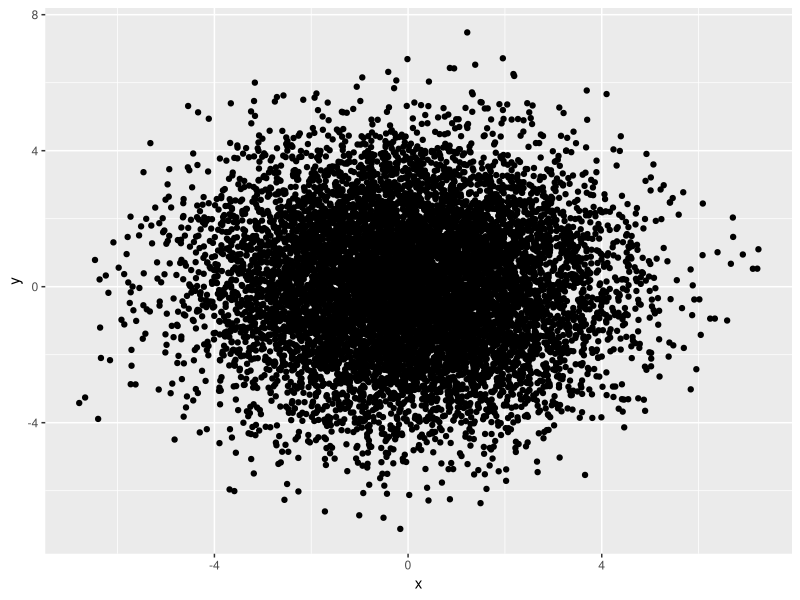

Here is the R script that generated this plot:
#testing script

set.seed (1234)
x <- rnorm (10000, mean = 0, sd = 2)

set.seed (1000)
y <- rnorm (10000, mean =0, sd = 2)

library (ggplot2)
qplot (x, y)

